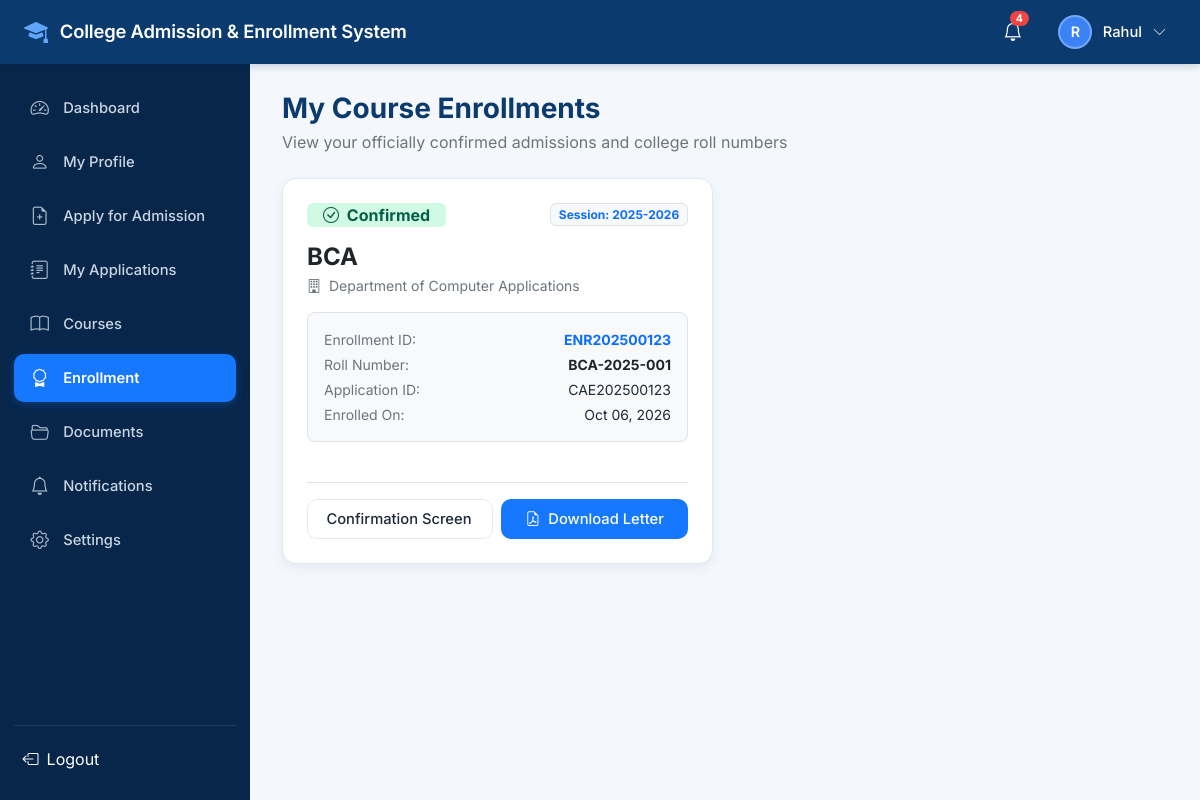
The app's page /enrollments/my-enrollments/ (signed in) with its own data.
### accounts/models.py (models this page shows, shortened)
class User(AbstractUser):
    ROLE_CHOICES = (
        ('ADMIN', 'Admin'),
        ('STUDENT', 'Student'),
    )
    role = models.CharField(max_length=20, choices=ROLE_CHOICES, default='STUDENT')
    email = models.EmailField(unique=True)
    phone_number = models.CharField(max_length=20, blank=True, null=True)
    profile_picture = models.ImageField(upload_to='profiles/', blank=True, null=True)
    created_at = models.DateTimeField(auto_now_add=True)
    updated_at = models.DateTimeField(auto_now=True)
    USERNAME_FIELD = 'email'
    REQUIRED_FIELDS = ['username', 'first_name', 'last_name']
    @property
    def is_student(self):
        return self.role == 'STUDENT'
    @property
    def is_admin_user(self):
        return self.role == 'ADMIN' or self.is_staff or self.is_superuser
    @property
    def full_name(self):
        name = f"{self.first_name} {self.last_name}".strip()
        return name if name else self.username

### enrollments/models.py (models this page shows, shortened)
class Enrollment(models.Model):
    STATUS_CHOICES = (
        ('Confirmed', 'Confirmed'),
        ('Cancelled', 'Cancelled'),
    )
    enrollment_id = models.CharField(max_length=30, unique=True, blank=True)
    student = models.ForeignKey(settings.AUTH_USER_MODEL, on_delete=models.CASCADE, related_name='enrollments')
    application = models.OneToOneField(AdmissionApplication, on_delete=models.CASCADE, related_name='enrollment')
    course = models.ForeignKey(Course, on_delete=models.PROTECT, related_name='enrollments')
    academic_year = models.CharField(max_length=30, default='2025-2026')
    enrollment_date = models.DateField(auto_now_add=True)
    status = models.CharField(max_length=20, choices=STATUS_CHOICES, default='Confirmed')
    roll_number = models.CharField(max_length=40, blank=True)
    remarks = models.TextField(blank=True)
    created_at = models.DateTimeField(auto_now_add=True)
    updated_at = models.DateTimeField(auto_now=True)
    class Meta:
        ordering = ['-created_at']

### courses/models.py (models this page shows, shortened)
class Course(models.Model):
    STATUS_CHOICES = (
        ('Active', 'Active'),
        ('Inactive', 'Inactive'),
    )
    course_name = models.CharField(max_length=150)
    course_code = models.CharField(max_length=30, unique=True)
    department = models.CharField(max_length=100)
    description = models.TextField(blank=True)
    duration = models.CharField(max_length=50, default='3 Years')
    total_seats = models.PositiveIntegerField(default=60, validators=[MinValueValidator(1)])
    available_seats = models.PositiveIntegerField(default=60)
    eligibility = models.TextField(default='10+2 Higher Secondary Examination passed with minimum 50% aggregate marks.')
    fees = models.DecimalField(max_digits=10, decimal_places=2, default=45000.00)
    status = models.CharField(max_length=20, choices=STATUS_CHOICES, default='Active')
    created_at = models.DateTimeField(auto_now_add=True)
    updated_at = models.DateTimeField(auto_now=True)
    class Meta:
        ordering = ['course_name']

### admissions/models.py (models this page shows, shortened)
class AdmissionApplication(models.Model):
    STATUS_CHOICES = (
        ('Draft', 'Draft'),
        ('Submitted', 'Submitted'),
        ('Under Review', 'Under Review'),
        ('Document Verification', 'Document Verification'),
        ('Approved', 'Approved'),
        ('Rejected', 'Rejected'),
        ('Enrolled', 'Enrolled'),
    )
    application_id = models.CharField(max_length=30, unique=True, blank=True)
    student = models.ForeignKey(settings.AUTH_USER_MODEL, on_delete=models.CASCADE, related_name='applications')
    course = models.ForeignKey(Course, on_delete=models.PROTECT, related_name='applications')
    status = models.CharField(max_length=30, choices=STATUS_CHOICES, default='Draft')
    current_step = models.PositiveIntegerField(default=1)
    full_name = models.CharField(max_length=150)
    email = models.EmailField()
    phone_number = models.CharField(max_length=20)
    date_of_birth = models.DateField(null=True, blank=True)
    gender = models.CharField(max_length=20, blank=True)
    address = models.TextField(blank=True)
    father_name = models.CharField(max_length=150, blank=True)
    mother_name = models.CharField(max_length=150, blank=True)
    guardian_contact = models.CharField(max_length=20, blank=True)
    previous_institution = models.CharField(max_length=255, blank=True)
    qualification = models.CharField(max_length=150, blank=True)
    board_university = models.CharField(max_length=150, blank=True)
    passing_year = models.PositiveIntegerField(null=True, blank=True)
    percentage_cgpa = models.DecimalField(max_digits=5, decimal_places=2, null=True, blank=True)
    rejection_reason = models.TextField(blank=True, null=True)
    admin_remarks = models.TextField(blank=True, null=True)
    reviewed_by = models.ForeignKey(settings.AUTH_USER_MODEL, on_delete=models.SET_NULL, null=True, blank=True, related_name='reviewed_applications')
    reviewed_at = models.DateTimeField(null=True, blank=True)
    submitted_at = models.DateTimeField(null=True, blank=True)
    created_at = models.DateTimeField(auto_now_add=True)
    updated_at = models.DateTimeField(auto_now=True)
    class Meta:
        ordering = ['-created_at']

### enrollments/views.py (the view)
# urls.py: path('my-enrollments/', views.my_enrollments, name='my_enrollments'),
@student_required
def my_enrollments(request):
    enrollments = Enrollment.objects.filter(student=request.user).select_related('course', 'application')
    return render(request, 'enrollments/my_enrollments.html', {'enrollments': enrollments})

### notifications/context_processors.py (called while the page is built)
def notification_context(request):
    if request.user.is_authenticated:
        unread_count = Notification.objects.filter(recipient=request.user, is_read=False).count()
        recent_notifications = Notification.objects.filter(recipient=request.user)[:5]
        return {
            'unread_notifications_count': unread_count,
            'recent_notifications': recent_notifications,
        }
    return {
        'unread_notifications_count': 0,
        'recent_notifications': [],
    }

### templates/enrollments/my_enrollments.html (shortened to what this page needs)
{% extends 'base.html' %}
{% load static %}
{% block content %}
<div class="mb-4 d-flex justify-content-between align-items-center">
  <div>
    <h3 class="fw-bold mb-1" style="color: #0B3A6E;">My Course Enrollments</h3>
    <p class="text-secondary mb-0">View your officially confirmed admissions and college roll numbers</p>
  </div>
</div>
<div class="row g-4">
  {% for enr in enrollments %}
    <div class="col-md-6 col-lg-6">
      <div class="card-custom h-100 card-custom-hover d-flex flex-column justify-content-between">
        <div>
          <div class="d-flex justify-content-between align-items-center mb-3">
            <span class="badge badge-success px-3 py-1 fs-6"><i class="bi bi-check-circle me-1"></i> {{ enr.status }}</span>
            <span class="badge bg-light text-primary border">Session: {{ enr.academic_year }}</span>
          </div>
          <h4 class="fw-bold text-dark mb-1">{{ enr.course.course_name }}</h4>
          <p class="text-secondary small mb-3"><i class="bi bi-building me-1"></i> Department of {{ enr.course.department }}</p>
          <div class="p-3 rounded-3 bg-light border small mb-3">
            <div class="d-flex justify-content-between mb-1">
              <span class="text-secondary">Enrollment ID:</span>
              <strong class="text-primary">{{ enr.enrollment_id }}</strong>
            </div>
            <div class="d-flex justify-content-between mb-1">
              <span class="text-secondary">Roll Number:</span>
              <strong class="text-dark">{{ enr.roll_number }}</strong>
            </div>
            <div class="d-flex justify-content-between mb-1">
              <span class="text-secondary">Application ID:</span>
              <span>{{ enr.application.application_id }}</span>
            </div>
            <div class="d-flex justify-content-between">
              <span class="text-secondary">Enrolled On:</span>
              <span>{{ enr.enrollment_date|date:"M d, Y" }}</span>
            </div>
          </div>
        </div>
        <div class="border-top pt-3 d-flex gap-2">
          <a href="{% url 'enrollments:confirmation' enr.application.application_id %}" class="btn btn-outline-custom w-50 py-2 small">
            Confirmation Screen
          </a>
          <a href="{% url 'enrollments:enrollment_letter' enr.application.application_id %}" target="_blank" class="btn btn-primary-custom w-50 py-2 small">
            <i class="bi bi-file-earmark-pdf"></i> Download Letter
          </a>
        </div>
      </div>
    </div>
  {% endfor %}
</div>
{% endblock %}

### templates/base.html (shortened to what this page needs)
{% load static %}
<!DOCTYPE html>
<html lang="en">
<head>
  <link href="https://cdn.jsdelivr.net/npm/bootstrap@5.3.3/dist/css/bootstrap.min.css" rel="stylesheet">
  <link rel="stylesheet" href="https://cdn.jsdelivr.net/npm/bootstrap-icons@1.11.3/font/bootstrap-icons.min.css">
  <link rel="stylesheet" href="{% static 'css/style.css' %}">
</head>
<body>
  <header class="portal-header">
    <div class="d-flex align-items-center gap-3">
      <a href="{% if user.is_authenticated %}{% if user.is_admin_user %}{% url 'accounts:admin_dashboard' %}{% else %}{% url 'students:dashboard' %}{% endif %}{% else %}{% url 'accounts:home' %}{% endif %}" class="portal-brand text-decoration-none">
        <i class="bi bi-mortarboard-fill"></i>
        <span>College Admission & Enrollment System</span>
      </a>
    </div>
    <div class="portal-header-right">
      {% if user.is_authenticated %}
        <div class="dropdown">
          <button class="notification-bell-btn" id="notifDropdown" data-bs-toggle="dropdown" aria-expanded="false" title="Notifications">
            <i class="bi bi-bell"></i>
            {% if unread_notifications_count > 0 %}
              <span class="notification-badge">{{ unread_notifications_count }}</span>
            {% endif %}
          </button>
        </div>
        <div class="dropdown">
          <button class="header-user-btn" id="userMenuDropdown" data-bs-toggle="dropdown" aria-expanded="false">
            <div class="header-avatar">
              {% if user.profile_picture %}
                <img src="{{ user.profile_picture.url }}" alt="{{ user.full_name }}" class="w-100 h-100 rounded-circle">
              {% else %}
                {{ user.first_name|first|default:user.username|first|upper }}
              {% endif %}
            </div>
            <span class="header-user-name d-none d-sm-inline">{{ user.full_name|default:user.username }}</span>
            <i class="bi bi-chevron-down small opacity-75"></i>
          </button>
        </div>
      {% endif %}
    </div>
  </header>
  {% if user.is_authenticated %}
    <div class="portal-layout">
      <aside class="portal-sidebar">
        <ul class="sidebar-menu">
          {% if user.is_student %}
            <li class="sidebar-item {% if request.resolver_match.view_name == 'students:dashboard' %}active{% endif %}">
              <a href="{% url 'students:dashboard' %}"><i class="bi bi-speedometer2"></i> Dashboard</a>
            </li>
            <li class="sidebar-item {% if request.resolver_match.view_name == 'students:profile' %}active{% endif %}">
              <a href="{% url 'students:profile' %}"><i class="bi bi-person"></i> My Profile</a>
            </li>
            <li class="sidebar-item {% if request.resolver_match.view_name == 'admissions:apply' %}active{% endif %}">
              <a href="{% url 'admissions:apply' %}"><i class="bi bi-file-earmark-plus"></i> Apply for Admission</a>
            </li>
            <li class="sidebar-item {% if 'my_applications' in request.resolver_match.view_name or 'application_detail' in request.resolver_match.view_name %}active{% endif %}">
              <a href="{% url 'admissions:my_applications' %}"><i class="bi bi-journal-text"></i> My Applications</a>
            </li>
            <li class="sidebar-item {% if 'courses' in request.resolver_match.app_name and not user.is_admin_user %}active{% endif %}">
              <a href="{% url 'courses:list' %}"><i class="bi bi-book"></i> Courses</a>
            </li>
            <li class="sidebar-item {% if 'enrollments' in request.resolver_match.app_name %}active{% endif %}">
              <a href="{% url 'enrollments:my_enrollments' %}"><i class="bi bi-award"></i> Enrollment</a>
            </li>
            <li class="sidebar-item {% if 'documents' in request.resolver_match.app_name %}active{% endif %}">
              <a href="{% url 'documents:list' %}"><i class="bi bi-folder2-open"></i> Documents</a>
            </li>
            <li class="sidebar-item {% if 'notifications' in request.resolver_match.app_name %}active{% endif %}">
              <a href="{% url 'notifications:list' %}"><i class="bi bi-bell"></i> Notifications</a>
            </li>
            <li class="sidebar-item {% if request.resolver_match.view_name == 'accounts:settings' %}active{% endif %}">
              <a href="{% url 'accounts:settings' %}"><i class="bi bi-gear"></i> Settings</a>
            </li>
          {% endif %}
        </ul>
        <div class="sidebar-footer">
          <form action="{% url 'accounts:logout' %}" method="post">
            <button type="submit" class="btn btn-link text-white text-decoration-none w-100 text-start p-2 d-flex align-items-center gap-2 rounded hover-bg">
              <i class="bi bi-box-arrow-left"></i> Logout
            </button>
          </form>
        </div>
      </aside>
      <main class="portal-content">
        {% block content %}{% endblock %}
      </main>
    </div>
  {% else %}
    <main class="flex-grow-1">
      {% block public_content %}{% endblock %}
    </main>
  {% endif %}
</body>
</html>

### records on screen
User: first_name|first "R", full_name "Rahul"
Enrollment: status "Confirmed", academic_year "2025-2026", course.course_name "BCA", course.department "Computer Applications", enrollment_id "ENR202500123", roll_number "BCA-2025-001", application.application_id "CAE202500123", enrollment_date "Oct 06, 2026"

### other values on screen
{{ unread_notifications_count }} "4"
